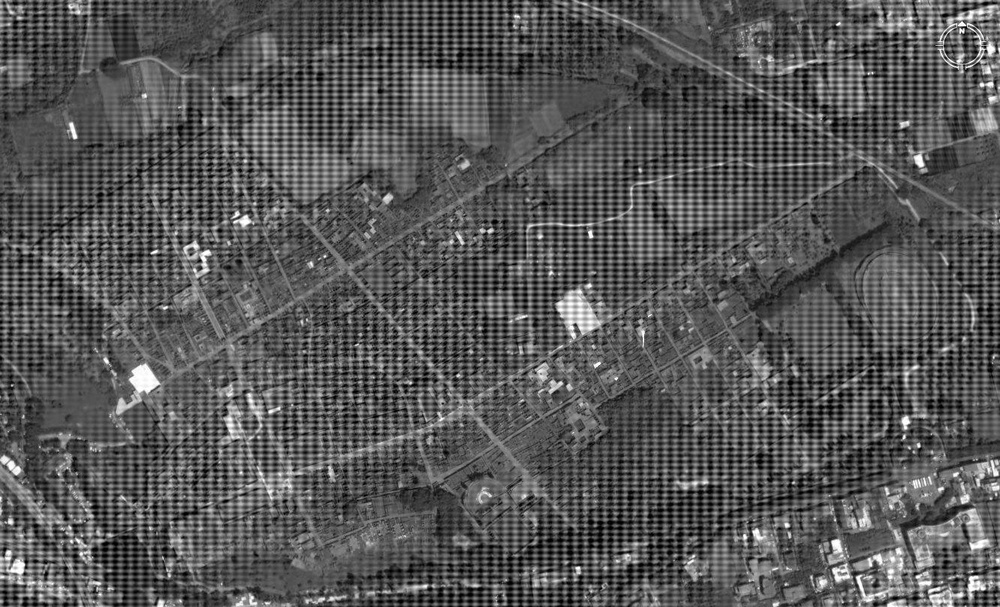
//> input picture lista1/images/pompei-periodic-noise.jpg, 1000 x 607 px, shrunk from 1332 x 808 before the run
$ ./testes   (built with g++ and OpenCV 4)
//> lines starting //> are read from the running program, lines starting //| are printed output that depends on the picture
#include <iostream>
#include <opencv2/opencv.hpp>

using namespace std;
using namespace cv;

Mat src, srcCallback, srcCallbackOriginal, srcDFT, srcFloat;

void onMouse(int evt, int x, int y, int flags, void *param ) {
    if (evt == CV_EVENT_LBUTTONDOWN) {
        cout << x << " " << y << endl;
    }
}

void calculateDFT(Mat &src, Mat &dst) {
    Mat srcComplex[2] = {src, Mat::zeros(src.size(), CV_32F)};
    Mat dftReady;
    merge(srcComplex, 2, dftReady);

    Mat srcDFT;
    dft(dftReady, srcDFT, DFT_COMPLEX_OUTPUT);

    dst = srcDFT;
}

void calculateIDFT(Mat &src, Mat &dst) {
    Mat inverse;

    dft(src, inverse, DFT_INVERSE | DFT_REAL_OUTPUT | DFT_SCALE);

    dst = inverse;
}

void shiftDFT(Mat &src) {
    int centerX = src.cols / 2;
    int centerY = src.rows / 2;

    Mat q1(src, Rect(0, 0, centerX, centerY));
    Mat q2(src, Rect(centerX, 0, centerX, centerY));
    Mat q3(src, Rect(0, centerY, centerX, centerY));
    Mat q4(src, Rect(centerX, centerY, centerX, centerY));

    Mat tmp;

    q1.copyTo(tmp);
    q4.copyTo(q1);
    tmp.copyTo(q4);

    q2.copyTo(tmp);
    q3.copyTo(q2);
    tmp.copyTo(q3);
}

void plotDFTMagnitudeSpectrum(Mat &srcDFT, Mat &dst, bool inverse) {
    Mat splitArray[2] = {Mat::zeros(srcDFT.size(), CV_32F), Mat::zeros(srcDFT.size(), CV_32F)};
    split(srcDFT, splitArray);
    Mat dftMagnitude;
    magnitude(splitArray[0], splitArray[1], dftMagnitude);
    dftMagnitude += Scalar::all(1);
    log(dftMagnitude, dftMagnitude);
    normalize(dftMagnitude, dftMagnitude, 0, 1, NORM_MINMAX);

    if(inverse)
        shiftDFT(dftMagnitude);
    dst = dftMagnitude;
}

int main(int argc, char **argv) {
    Mat test;

    src = imread("images/pompei-periodic-noise.jpg", CV_LOAD_IMAGE_GRAYSCALE);
//> src is the input picture: 607 rows x 1000 cols, CV_8UC1; min 0, max 255, mean 86.8
//    src = imread("../images/Man on the moon - noisy.png", CV_LOAD_IMAGE_GRAYSCALE);

    if (src.empty())
        return -1;
    namedWindow("Select ROI", 1);
    setMouseCallback("Select ROI", onMouse, (void *)&src);
    src.convertTo(srcFloat, CV_32FC1, 1.0 / 255.0);
    calculateDFT(srcFloat, srcDFT);
//> in calculateDFT, `Mat srcComplex[2] = {src, Mat::zeros(src.size(), CV_32F)};`: srcComplex[1]: 607 rows x 1000 cols, CV_32FC1; every value is 0
    plotDFTMagnitudeSpectrum(srcDFT, test, true);
//> in plotDFTMagnitudeSpectrum, `normalize(dftMagnitude, dftMagnitude, 0, 1, NORM_MINMAX);`:
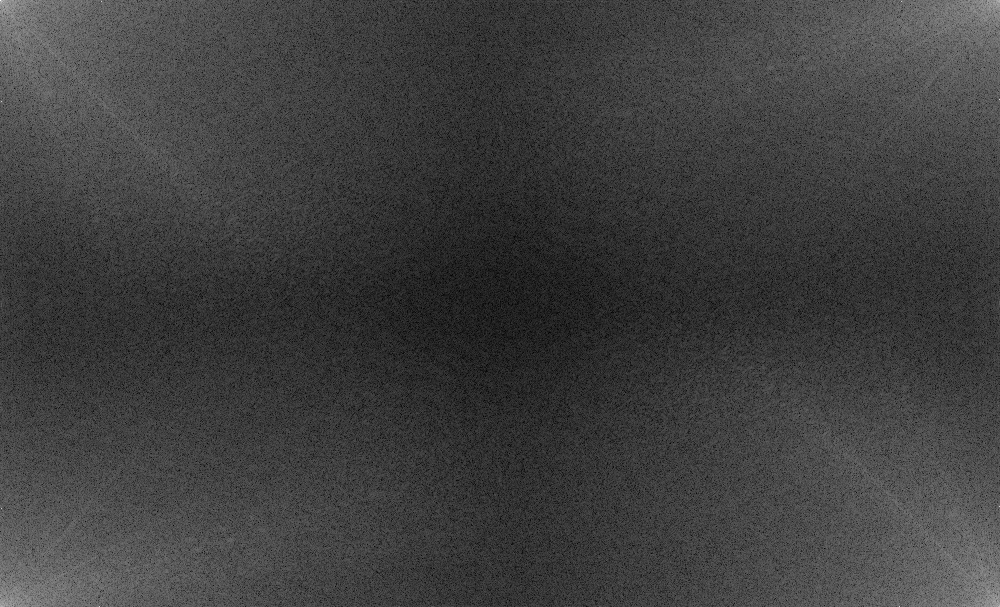
//> dftMagnitude: 607 rows x 1000 cols, CV_32FC1; min 0, max 1, mean 0.25
//> in shiftDFT, `Mat q1(src, Rect(0, 0, centerX, centerY));`:
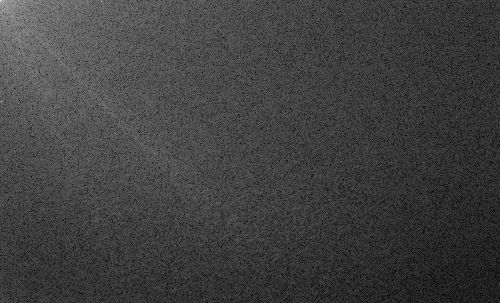
//> q1: 303 rows x 500 cols, CV_32FC1; min 0.00456, max 1, mean 0.254
//> in shiftDFT, `Mat q2(src, Rect(centerX, 0, centerX, centerY));`:
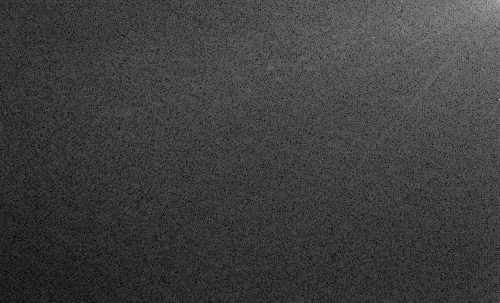
//> q2: 303 rows x 500 cols, CV_32FC1; min 0, max 0.817, mean 0.247
//> in shiftDFT, `Mat q3(src, Rect(0, centerY, centerX, centerY));`:
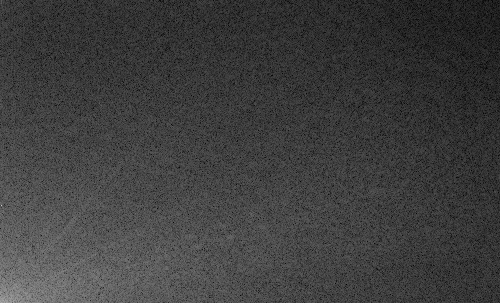
//> q3: 303 rows x 500 cols, CV_32FC1; min 1.07e-06, max 0.817, mean 0.246
//> in shiftDFT, `Mat q4(src, Rect(centerX, centerY, centerX, centerY));`:
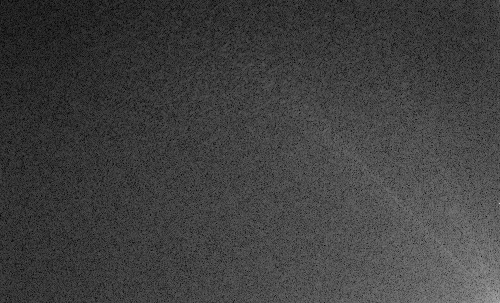
//> q4: 303 rows x 500 cols, CV_32FC1; min 0.00456, max 0.817, mean 0.252
//> in shiftDFT, `q3.copyTo(q2);`:
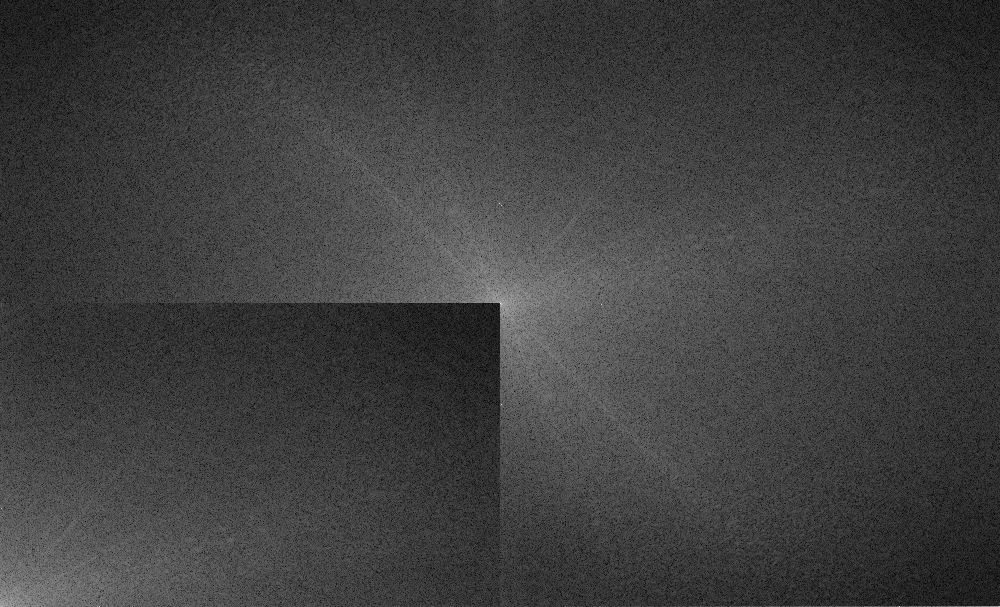
//> src: 607 rows x 1000 cols, CV_32FC1; min 1.07e-06, max 1, mean 0.25
//> in shiftDFT, `tmp.copyTo(q3);`:
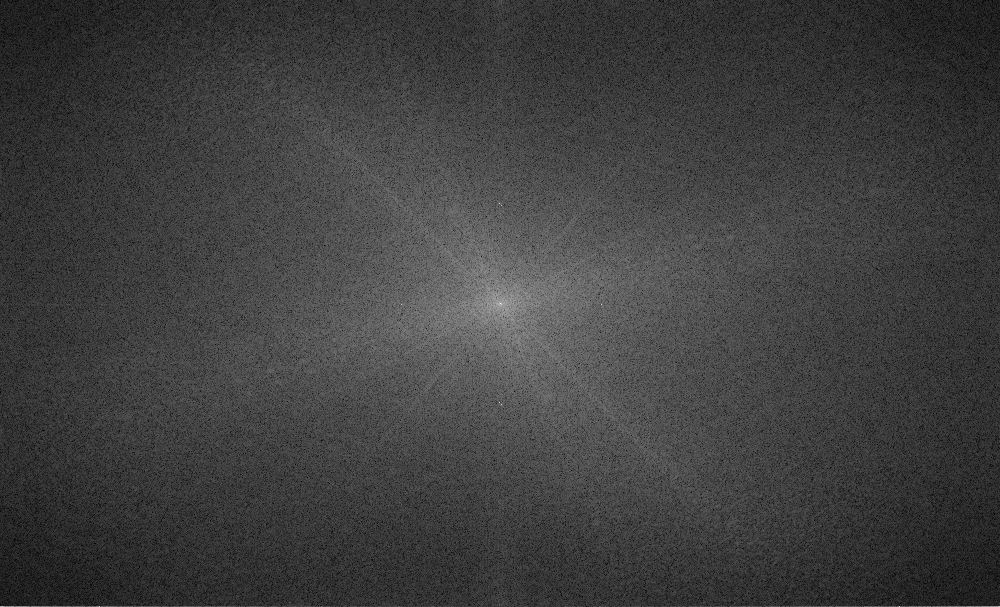
//> src: 607 rows x 1000 cols, CV_32FC1; min 0, max 1, mean 0.25

    imshow("Select ROI", test);
    waitKey();

    return 0;
}
